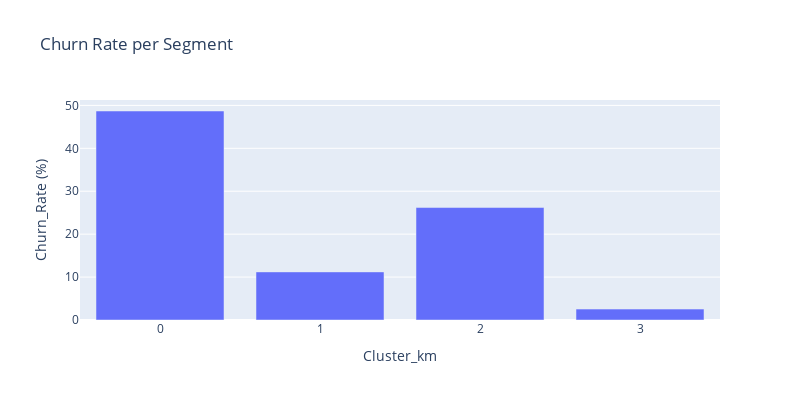

This figure's notebook cell:
### Code cell
fig = px.bar(
    data_frame = Churn_rate_per_cluster,
    x = 'Cluster_km',
    y = 'Churn_Rate (%)',
    title = 'Churn Rate per Segment',
    width = 800,
    height = 400
)
fig.update_xaxes(type = 'category')

### Figure 1 — Plotly figure (JSON) as saved in the notebook; plotly's stock layout.template omitted (floating-point values rounded to 4 significant figures)
{"data": [{"alignmentgroup": "True", "hovertemplate": "Cluster_km=%{x}<br>Churn_Rate (%)=%{y}<extra></extra>", "legendgroup": "", "marker": {"color": "#636efa", "pattern": {"shape": ""}}, "name": "", "offsetgroup": "", "orientation": "v", "showlegend": false, "textposition": "auto", "type": "bar", "x": [0, 1, 2, 3], "xaxis": "x", "y": [48.69, 11.21, 26.2, 2.542], "yaxis": "y"}], "layout": {"barmode": "relative", "height": 400, "legend": {"tracegroupgap": 0}, "title": {"text": "Churn Rate per Segment"}, "width": 800, "xaxis": {"anchor": "y", "autorange": true, "domain": [0, 1], "range": [-0.5, 3.5], "title": {"text": "Cluster_km"}, "type": "category"}, "yaxis": {"anchor": "x", "autorange": true, "domain": [0, 1], "range": [0, 51.25], "title": {"text": "Churn_Rate (%)"}, "type": "linear"}}}
